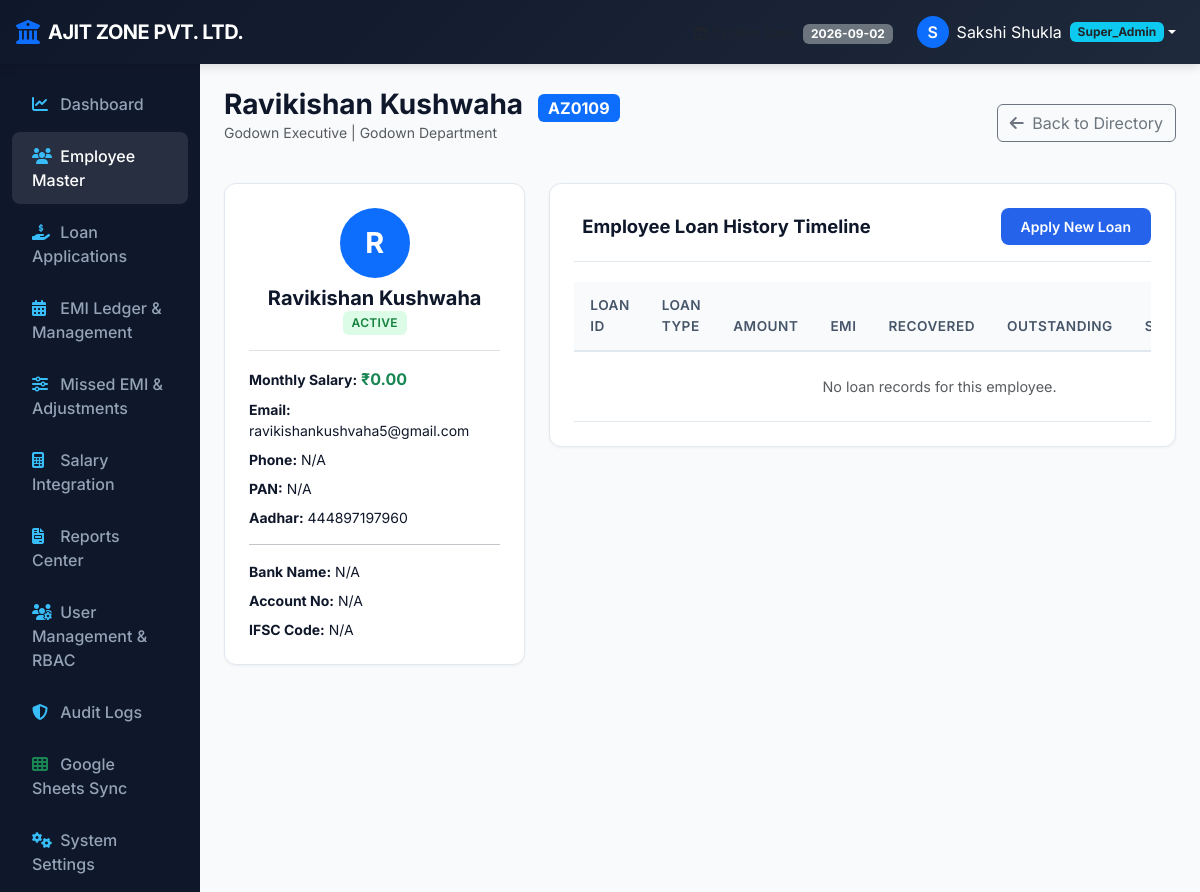
Page /employees/125/detail (signed in) on the committed database.
### models.py (models this page shows, shortened)
class SystemSetting(db.Model):
    __tablename__ = 'system_settings'
    id = db.Column(db.Integer, primary_key=True)
    key = db.Column(db.String(64), unique=True, nullable=False)
    value = db.Column(db.Text, nullable=True)
    description = db.Column(db.String(256), nullable=True)
    updated_at = db.Column(db.DateTime, default=datetime.utcnow, onupdate=datetime.utcnow)

class User(db.Model):
    __tablename__ = 'users'
    id = db.Column(db.Integer, primary_key=True)
    username = db.Column(db.String(64), unique=True, nullable=False, index=True)
    password_hash = db.Column(db.String(256), nullable=False)
    full_name = db.Column(db.String(128), nullable=False)
    email = db.Column(db.String(128), nullable=True)
    role = db.Column(db.String(32), nullable=False, default='HR')
    employee_id = db.Column(db.Integer, db.ForeignKey('employees.id'), nullable=True)
    permissions = db.Column(db.Text, nullable=True)
    is_primary_superadmin = db.Column(db.Boolean, default=False)
    is_active = db.Column(db.Boolean, default=True)
    created_at = db.Column(db.DateTime, default=datetime.utcnow)
    employee = db.relationship('Employee', foreign_keys=[employee_id], backref='user_account', uselist=False)
    def is_superadmin(self):
        return self.role == 'Super_Admin' or self.is_primary_superadmin
    def has_permission(self, module, action):
        if self.is_superadmin():
            return True
    def can_view_all(self, module):
        if self.is_superadmin():
            return True
        perms = self.get_permissions()
        actions = perms.get(module, [])
        return 'view_all' in actions

class Employee(db.Model):
    __tablename__ = 'employees'
    id = db.Column(db.Integer, primary_key=True)
    emp_id = db.Column(db.String(32), unique=True, nullable=False, index=True)
    name = db.Column(db.String(128), nullable=False)
    department = db.Column(db.String(64), nullable=False, index=True)
    designation = db.Column(db.String(64), nullable=False)
    current_salary = db.Column(db.Float, nullable=False, default=0.0)
    email = db.Column(db.String(128), nullable=True)
    phone = db.Column(db.String(32), nullable=True)
    pan_number = db.Column(db.String(32), nullable=True)
    aadhar_number = db.Column(db.String(32), nullable=True)
    bank_name = db.Column(db.String(64), nullable=True)
    bank_account_no = db.Column(db.String(64), nullable=True)
    ifsc_code = db.Column(db.String(32), nullable=True)
    status = db.Column(db.String(16), nullable=False, default='Active') # Active, Inactive, Terminated
    hiring_date = db.Column(db.Date, nullable=True)
    joining_date = db.Column(db.Date, nullable=True)
    address = db.Column(db.Text, nullable=True)
    city = db.Column(db.String(64), nullable=True)
    emergency_contact = db.Column(db.String(64), nullable=True)
    emergency_relation = db.Column(db.String(32), nullable=True)
    emergency_phone = db.Column(db.String(32), nullable=True)
    created_at = db.Column(db.DateTime, default=datetime.utcnow)
    updated_at = db.Column(db.DateTime, default=datetime.utcnow, onupdate=datetime.utcnow)
    loans = db.relationship('Loan', backref='employee', lazy=True)

### routes/employee.py (the view)
@employee_bp.route('/employees/<int:emp_id_pk>/detail')
@login_required
@permission_required('employees', 'view')
def detail(emp_id_pk):
    employee = Employee.query.get_or_404(emp_id_pk)
    if not g.user.can_view_all('employees'):
        if not g.user.has_permission('employees', 'view_own') or g.user.employee_id != employee.id:
            flash('Unauthorized access: You can only view your own employee profile.', 'danger')
            return redirect(url_for('dashboard.index'))
    loans = Loan.query.filter_by(employee_id=employee.id).order_by(Loan.created_at.desc()).all()
    return render_template('employees/detail.html', employee=employee, loans=loans)

### templates/employees/detail.html (shortened to what this page needs)
{% extends 'base.html' %}
{% block content %}
<div class="d-flex justify-content-between align-items-center mb-4">
    <div>
        <h3 class="fw-bold mb-0">{{ employee.name }} <span class="badge bg-primary fs-6 ms-2">{{ employee.emp_id }}</span></h3>
        <p class="text-muted small">{{ employee.designation }} | {{ employee.department }} Department</p>
    </div>
    <a href="{{ url_for('employee.index') }}" class="btn btn-outline-secondary">
        <i class="fa-solid fa-arrow-left me-1"></i> Back to Directory
    </a>
</div>
<div class="row g-4">
    <div class="col-lg-4">
        <div class="content-card">
            <div class="text-center pb-3 mb-3 border-bottom">
                <div class="bg-primary text-white rounded-circle d-inline-flex align-items-center justify-content-center mb-2" style="width: 70px; height: 70px; font-size: 1.8rem; font-weight: 700;">
                    {{ employee.name[0] }}
                </div>
                <h5 class="fw-bold mb-0">{{ employee.name }}</h5>
                <span class="badge-status badge-{{ employee.status | lower }}">{{ employee.status }}</span>
            </div>
            <div class="small">
                <p class="mb-2"><strong>Monthly Salary:</strong> <span class="fw-bold text-success fs-6">{{ employee.current_salary | inr }}</span></p>
                <p class="mb-2"><strong>Email:</strong> {{ employee.email or 'N/A' }}</p>
                <p class="mb-2"><strong>Phone:</strong> {{ employee.phone or 'N/A' }}</p>
                <p class="mb-2"><strong>PAN:</strong> {{ employee.pan_number or 'N/A' }}</p>
                <p class="mb-2"><strong>Aadhar:</strong> {{ employee.aadhar_number or 'N/A' }}</p>
                <hr/>
                <p class="mb-2"><strong>Bank Name:</strong> {{ employee.bank_name or 'N/A' }}</p>
                <p class="mb-2"><strong>Account No:</strong> {{ employee.bank_account_no or 'N/A' }}</p>
                <p class="mb-0"><strong>IFSC Code:</strong> {{ employee.ifsc_code or 'N/A' }}</p>
            </div>
        </div>
    </div>
    <div class="col-lg-8">
        <div class="content-card">
            <div class="card-header-flex">
                <h5 class="card-title-main">Employee Loan History Timeline</h5>
                <a href="{{ url_for('loan.create') }}" class="btn btn-sm btn-brand">Apply New Loan</a>
            </div>
            <div class="table-responsive">
                <table class="table table-custom">
                    <thead>
                        <tr>
                            <th>Loan ID</th>
                            <th>Loan Type</th>
                            <th>Amount</th>
                            <th>EMI</th>
                            <th>Recovered</th>
                            <th>Outstanding</th>
                            <th>Status</th>
                        </tr>
                    </thead>
                    <tbody>
                        {% for loan in loans %}
                        <tr>
                            <td class="fw-bold text-primary">{{ loan.loan_id }}</td>
                            <td>{{ loan.loan_type }}</td>
                            <td>{{ loan.loan_amount | inr }}</td>
                            <td>{{ loan.monthly_emi | inr }}</td>
                            <td class="text-success fw-bold">{{ loan.total_recovered | inr }}</td>
                            <td class="text-danger fw-bold">{{ loan.outstanding_balance | inr }}</td>
                            <td><span class="badge-status badge-{{ loan.loan_status | lower }}">{{ loan.loan_status }}</span></td>
                            <td>
                                <a href="{{ url_for('loan.view_loan', loan_id=loan.id) }}" class="btn btn-sm btn-light border">
                                    <i class="fa-solid fa-eye"></i> View
                                </a>
                            </td>
                        </tr>
                        {% else %}
                        <tr><td colspan="8" class="text-center text-muted py-4">No loan records for this employee.</td></tr>
                        {% endfor %}
                    </tbody>
                </table>
            </div>
        </div>
    </div>
</div>
{% endblock %}

### templates/base.html (shortened to what this page needs)
<!DOCTYPE html>
<html lang="en">
<head>
    <link href="https://cdn.jsdelivr.net/npm/bootstrap@5.3.0/dist/css/bootstrap.min.css" rel="stylesheet">
    <link href="https://cdnjs.cloudflare.com/ajax/libs/font-awesome/6.4.0/css/all.min.css" rel="stylesheet">
    <link href="{{ url_for('static', filename='css/custom.css') }}" rel="stylesheet">
</head>
<body>
    {% if session.get('user_id') %}
    <nav class="navbar navbar-expand-lg bg-brand-header navbar-dark sticky-top">
        <div class="container-fluid px-3">
            <a class="navbar-brand d-flex align-items-center" href="{{ url_for('dashboard.index') }}">
                <i class="fa-solid fa-building-columns text-primary me-2 fs-4"></i>
                <span class="navbar-brand-title">{{ COMPANY_NAME }}</span>
            </a>
            <div class="collapse navbar-collapse" id="navbarMain">
                <ul class="navbar-nav ms-auto align-items-center">
                    <li class="nav-item me-3 text-light">
                        <small class="text-muted"><i class="fa-regular fa-calendar-check me-1"></i>System Date:</small>
                        <span class="badge bg-secondary">2026-09-02</span>
                    </li>
                    <li class="nav-item dropdown">
                        <a class="nav-link dropdown-toggle d-flex align-items-center text-white" href="#" id="userDropdown" role="button" data-bs-toggle="dropdown">
                            <div class="bg-primary text-white rounded-circle d-flex align-items-center justify-content-center me-2" style="width: 32px; height: 32px; font-weight: 600;">
                                {{ session.get('full_name', 'U')[0] }}
                            </div>
                            <span>{{ session.get('full_name') }}</span>
                            <span class="badge bg-info ms-2 text-dark">{{ session.get('user_role') }}</span>
                        </a>
                    </li>
                </ul>
            </div>
        </div>
    </nav>
    <div class="container-fluid">
        <div class="row">
            <nav class="col-md-3 col-lg-2 d-md-block main-sidebar collapse">
                <div class="position-sticky">
                    <ul class="nav flex-column">
                        {% if has_perm('dashboard', 'view_all') or is_superadmin() %}
                        <li class="nav-item">
                            <a class="nav-link {% if request.endpoint == 'dashboard.index' %}active{% endif %}" href="{{ url_for('dashboard.index') }}">
                                <i class="fa-solid fa-chart-line"></i> Dashboard
                            </a>
                        </li>
                        {% endif %}
                        {% if has_perm('employees', 'view_all') or has_perm('employees', 'view_own') or is_superadmin() %}
                        <li class="nav-item">
                            <a class="nav-link {% if 'employee' in request.endpoint %}active{% endif %}" href="{{ url_for('employee.index') }}">
                                <i class="fa-solid fa-users"></i> Employee Master
                            </a>
                        </li>
                        {% endif %}
                        {% if has_perm('loan_applications', 'view_all') or has_perm('loan_applications', 'view_own') or has_perm('loan_applications', 'add') or is_superadmin() %}
                        <li class="nav-item">
                            <a class="nav-link {% if 'loan' in request.endpoint %}active{% endif %}" href="{{ url_for('loan.index') }}">
                                <i class="fa-solid fa-hand-holding-dollar"></i> Loan Applications
                            </a>
                        </li>
                        {% endif %}
                        {% if has_perm('emi', 'view_all') or has_perm('emi', 'view_own') or is_superadmin() %}
                        <li class="nav-item">
                            <a class="nav-link {% if 'emi.management' in request.endpoint %}active{% endif %}" href="{{ url_for('emi.management') }}">
                                <i class="fa-solid fa-calendar-days"></i> EMI Ledger & Management
                            </a>
                        </li>
                        {% endif %}
                        {% if has_perm('adjustments', 'view_all') or has_perm('adjustments', 'view_own') or is_superadmin() %}
                        <li class="nav-item">
                            <a class="nav-link {% if 'emi.adjustments' in request.endpoint %}active{% endif %}" href="{{ url_for('emi.adjustments') }}">
                                <i class="fa-solid fa-sliders"></i> Missed EMI & Adjustments
                            </a>
                        </li>
                        {% endif %}
                        {% if has_perm('salary', 'view_all') or is_superadmin() %}
                        <li class="nav-item">
                            <a class="nav-link {% if 'salary' in request.endpoint %}active{% endif %}" href="{{ url_for('salary.index') }}">
                                <i class="fa-solid fa-calculator"></i> Salary Integration
                            </a>
                        </li>
                        {% endif %}
                        {% if has_perm('reports', 'view_all') or has_perm('reports', 'view_own') or is_superadmin() %}
                        <li class="nav-item">
                            <a class="nav-link {% if 'reports' in request.endpoint %}active{% endif %}" href="{{ url_for('reports.index') }}">
                                <i class="fa-solid fa-file-invoice"></i> Reports Center
                            </a>
                        </li>
                        {% endif %}
                        {% if has_perm('user_mgmt', 'view_all') or is_superadmin() %}
                        <li class="nav-item">
                            <a class="nav-link {% if 'user_mgmt' in request.endpoint %}active{% endif %}" href="{{ url_for('user_mgmt.index') }}">
                                <i class="fa-solid fa-users-gear"></i> User Management & RBAC
                            </a>
                        </li>
                        {% endif %}
                        {% if has_perm('audit_logs', 'view_all') or is_superadmin() %}
                        <li class="nav-item">
                            <a class="nav-link {% if 'audit' in request.endpoint %}active{% endif %}" href="{{ url_for('audit.index') }}">
                                <i class="fa-solid fa-shield-halved"></i> Audit Logs
                            </a>
                        </li>
                        {% endif %}
                        {% if has_perm('settings', 'view_all') or has_perm('settings', 'manage') or is_superadmin() %}
                        <li class="nav-item">
                            <a class="nav-link {% if 'google_sheets' in request.endpoint %}active{% endif %}" href="{{ url_for('google_sheets.index') }}">
                                <i class="fa-solid fa-table-cells text-success"></i> Google Sheets Sync
                            </a>
                        </li>
                        <li class="nav-item">
                            <a class="nav-link {% if 'settings' in request.endpoint and 'google_sheets' not in request.endpoint %}active{% endif %}" href="{{ url_for('settings.index') }}">
                                <i class="fa-solid fa-gears"></i> System Settings
                            </a>
                        </li>
                        {% endif %}
                    </ul>
                </div>
            </nav>
            <main class="col-md-9 ms-sm-auto col-lg-10 px-md-4 py-4">
                {% block content %}{% endblock %}
            </main>
        </div>
    </div>
    {% else %}
        {% block login_content %}{% endblock %}
    {% endif %}
</body>
</html>

### rows in the picture
SystemSetting: value "AJIT ZONE PVT. LTD."
User: get "Sakshi Shukla", get "Super_Admin"
Employee: name "Ravikishan Kushwaha", emp_id "AZ0109", designation "Godown Executive", department "Godown", name "R", status "ACTIVE", current_salary|inr "₹0.00", email "ravikishankushvaha5@gmail.com", phone "N/A", pan_number "N/A", aadhar_number "444897197960", bank_name "N/A", bank_account_no "N/A", ifsc_code "N/A"

### other values in the picture
{{ session.get('full_name', 'U')[0] }} "S"
